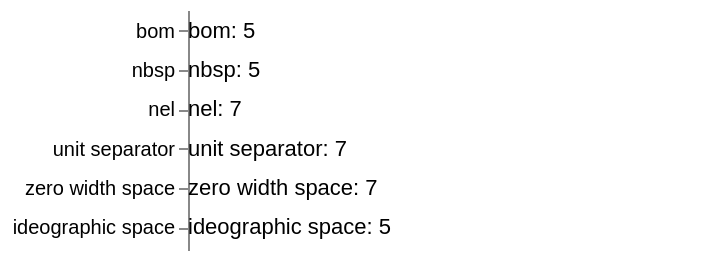

The specification (Vega-Lite) saved for this image:
### Vega specification from a JSON file in a GitHub repository (floating-point values rounded to 4 significant figures)
{"$schema": "https://vega.github.io/schema/vega/v6.json", "description": "trim() follows ECMA's whitespace set rather than the platform's. The two differ at both ends: a byte-order mark is trimmed and an information separator is not, so the reported length says which set was used.", "width": 260, "height": 120, "padding": 5, "data": [{"name": "rows", "values": [{"name": "bom", "raw": "value"}, {"name": "nbsp", "raw": " value "}, {"name": "nel", "raw": "value"}, {"name": "unit separator", "raw": "\u001fvalue\u001f"}, {"name": "zero width space", "raw": "value"}, {"name": "ideographic space", "raw": "　value　"}], "transform": [{"type": "formula", "as": "len", "expr": "length(trim(datum.raw))"}]}], "scales": [{"name": "y", "type": "band", "domain": {"data": "rows", "field": "name"}, "range": "height", "padding": 0.1}], "axes": [{"orient": "left", "scale": "y"}], "marks": [{"type": "text", "from": {"data": "rows"}, "encode": {"enter": {"x": {"value": 0}, "y": {"scale": "y", "field": "name", "band": 0.5}, "baseline": {"value": "middle"}, "text": {"signal": "datum.name + ': ' + datum.len"}}}}]}
